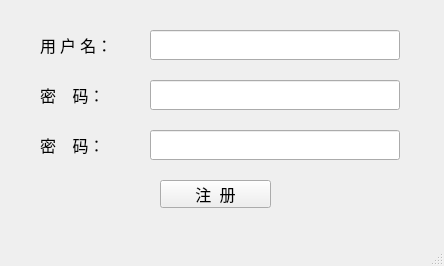
<?xml version="1.0" encoding="UTF-8"?>
<ui version="4.0">
 <class>MainWindow</class>
 <widget class="QMainWindow" name="MainWindow">
  <property name="geometry">
   <rect>
    <x>0</x>
    <y>0</y>
    <width>444</width>
    <height>266</height>
   </rect>
  </property>
  <property name="windowTitle">
   <string>MainWindow</string>
  </property>
  <widget class="QWidget" name="centralwidget">
   <widget class="QLabel" name="signin_user_label">
    <property name="geometry">
     <rect>
      <x>40</x>
      <y>30</y>
      <width>101</width>
      <height>30</height>
     </rect>
    </property>
    <property name="font">
     <font>
      <family>楷体</family>
      <pointsize>12</pointsize>
     </font>
    </property>
    <property name="text">
     <string>用 户 名：</string>
    </property>
   </widget>
   <widget class="QLabel" name="signin_pwd_label">
    <property name="geometry">
     <rect>
      <x>40</x>
      <y>80</y>
      <width>101</width>
      <height>30</height>
     </rect>
    </property>
    <property name="font">
     <font>
      <family>楷体</family>
      <pointsize>12</pointsize>
     </font>
    </property>
    <property name="text">
     <string>密    码：</string>
    </property>
   </widget>
   <widget class="QLabel" name="signin_pwd2_label">
    <property name="geometry">
     <rect>
      <x>40</x>
      <y>130</y>
      <width>91</width>
      <height>30</height>
     </rect>
    </property>
    <property name="font">
     <font>
      <family>楷体</family>
      <pointsize>12</pointsize>
     </font>
    </property>
    <property name="text">
     <string>密    码：</string>
    </property>
   </widget>
   <widget class="QLineEdit" name="signin_user_line">
    <property name="geometry">
     <rect>
      <x>150</x>
      <y>30</y>
      <width>250</width>
      <height>30</height>
     </rect>
    </property>
   </widget>
   <widget class="QLineEdit" name="signin_pwd_line">
    <property name="geometry">
     <rect>
      <x>150</x>
      <y>80</y>
      <width>250</width>
      <height>30</height>
     </rect>
    </property>
   </widget>
   <widget class="QLineEdit" name="signin_pwd2_line">
    <property name="geometry">
     <rect>
      <x>150</x>
      <y>130</y>
      <width>250</width>
      <height>30</height>
     </rect>
    </property>
   </widget>
   <widget class="QPushButton" name="signin_button">
    <property name="geometry">
     <rect>
      <x>160</x>
      <y>180</y>
      <width>111</width>
      <height>28</height>
     </rect>
    </property>
    <property name="font">
     <font>
      <family>楷体</family>
      <pointsize>12</pointsize>
     </font>
    </property>
    <property name="text">
     <string>注  册</string>
    </property>
   </widget>
  </widget>
  <widget class="QMenuBar" name="menubar">
   <property name="geometry">
    <rect>
     <x>0</x>
     <y>0</y>
     <width>444</width>
     <height>26</height>
    </rect>
   </property>
  </widget>
  <widget class="QStatusBar" name="statusbar"/>
 </widget>
 <resources/>
 <connections/>
</ui>
